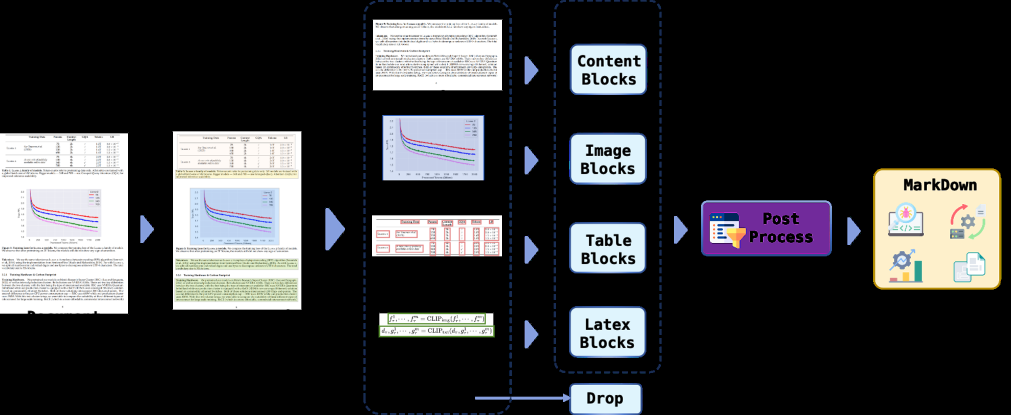
#> input picture Matrix/document-convert/pipeline.png, 3031 x 1245 px (shown at 1/3 size)
$ python -i utils.py   (imports and definitions only)   (Python 2 division)
#> lines starting #> are read from the running program, lines starting #| are printed output that depends on the picture

# -*- encoding: utf-8 -*-
# @Author: SWHL
# @Contact: liekkaskono@163.com
import sys

import cv2
import numpy as np
import pyclipper
from shapely.geometry import Polygon


class NormalizeImage:
    """normalize image such as substract mean, divide std"""

    # [16 lines left out: functions __init__, __call__, not called in this run]


class ToCHWImage:
    """convert hwc image to chw image"""

    def __init__(self):
        pass

    # [4 lines left out: function __call__, not called in this run]


class KeepKeys:
    def __init__(self, keep_keys):
        self.keep_keys = keep_keys

    # [5 lines left out: function __call__, not called in this run]


class DetResizeForTest:
    def __init__(self, **kwargs):
        self.resize_type = 0
        if "image_shape" in kwargs:
            self.image_shape = kwargs["image_shape"]
            self.resize_type = 1
        elif "limit_side_len" in kwargs:
            self.limit_side_len = kwargs.get("limit_side_len", 736)
            self.limit_type = kwargs.get("limit_type", "min")

        if "resize_long" in kwargs:
            self.resize_type = 2
            self.resize_long = kwargs.get("resize_long", 960)
        else:
            self.limit_side_len = kwargs.get("limit_side_len", 736)
            self.limit_type = kwargs.get("limit_type", "min")

    def __call__(self, data):
        img = data["image"]
        src_h, src_w = img.shape[:2]

        if self.resize_type == 0:
            img, [ratio_h, ratio_w] = self.resize_image_type0(img)
        elif self.resize_type == 2:
            img, [ratio_h, ratio_w] = self.resize_image_type2(img)
        else:
            img, [ratio_h, ratio_w] = self.resize_image_type1(img)

        data["image"] = img
        data["shape"] = np.array([src_h, src_w, ratio_h, ratio_w])
        return data

    # [111 lines left out: functions resize_image_type1, resize_image_type0, resize_image_type2, transform, create_operators, draw_text_det_res, not called in this run]


class DBPostProcess:
    """The post process for Differentiable Binarization (DB)."""

    # [154 lines left out: functions __init__, boxes_from_bitmap, unclip, get_mini_boxes, box_score_fast, box_score_slow and 1 more, not called in this run]

>>> import cv2
>>> picture = cv2.imread('../pipeline.png', cv2.IMREAD_GRAYSCALE)
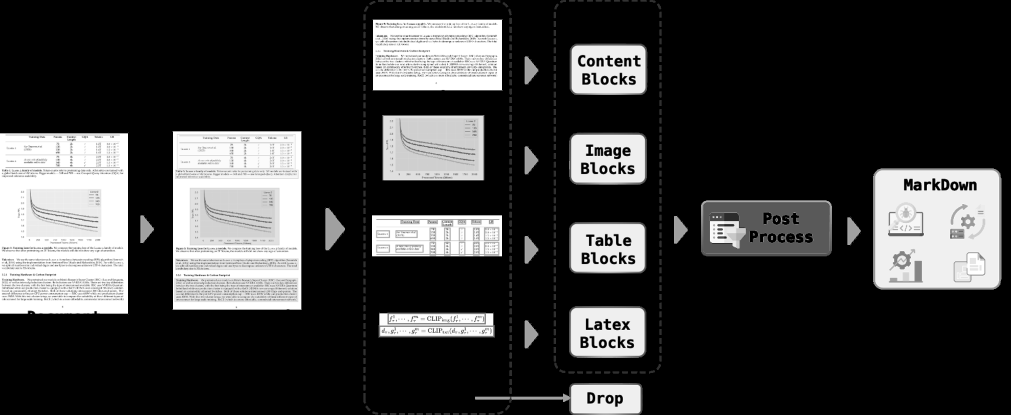
#> picture: shape (1245, 3031) (shown at 1/3 size); min 0, max 255, mean 57.5
#> (the run stopped early here; a loop or call above may not have finished)
